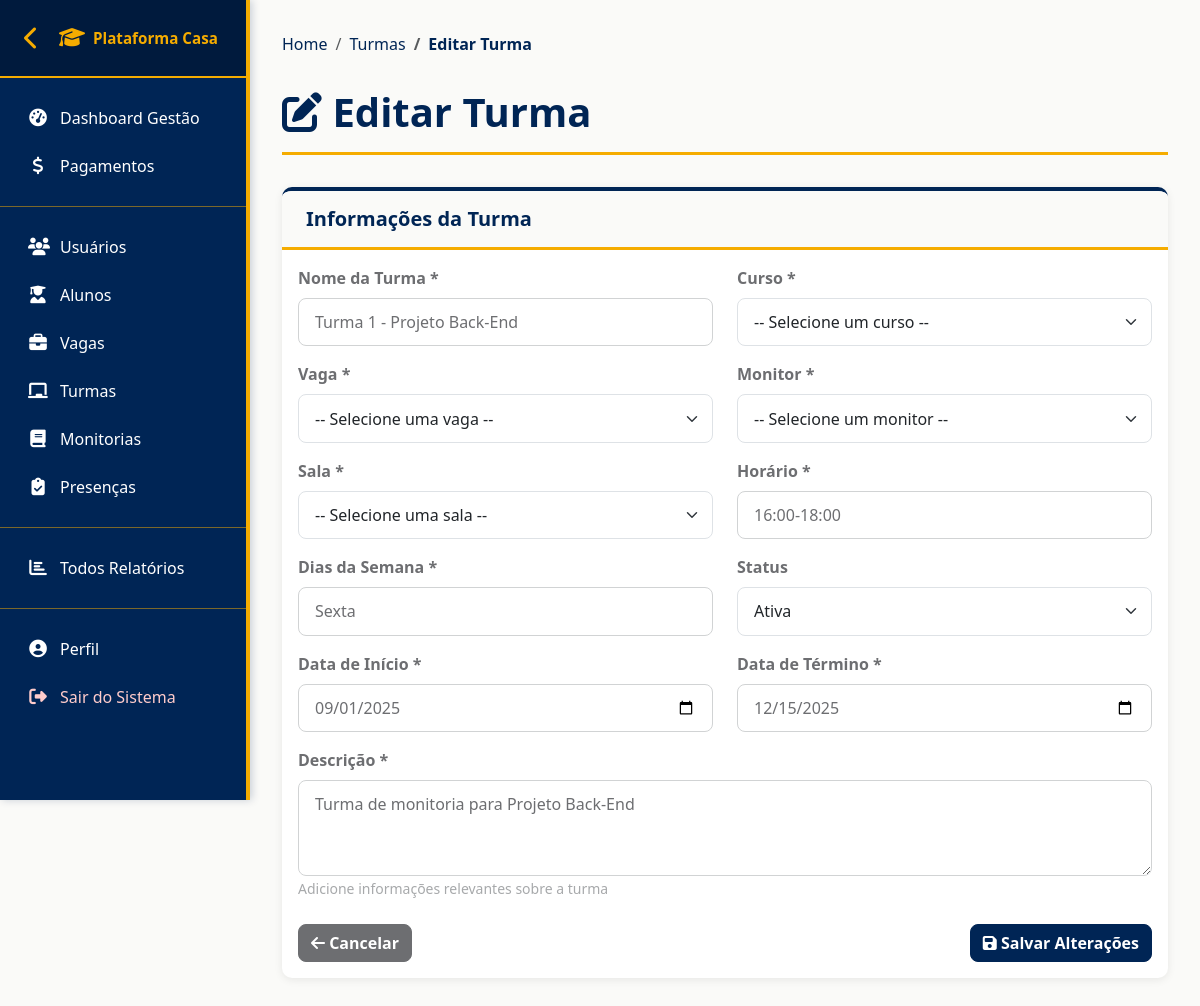
The page /turmas/2/editar/ (signed in) on the database its author committed.
### plataforma_Casa/models.py (models this page shows, shortened)
class Turma(models.Model):
    nome = models.CharField(max_length=100)
    vaga = models.ForeignKey(Vaga, on_delete=models.CASCADE)
    sala = models.ForeignKey(Sala, on_delete=models.CASCADE)
    descricao = models.TextField()
    data_inicio = models.DateField()
    data_fim = models.DateField()
    dias_da_semana = models.CharField(max_length=100)  # Ex: "Segunda, Quarta, Sexta"
    horario = models.CharField(max_length=50)  # Ex: "18:00 - 21:00"
    monitor = models.ForeignKey(Aluno, on_delete=models.CASCADE, related_name='monitorias')
    curso = models.ForeignKey(Curso, on_delete=models.CASCADE)
    ativo = models.BooleanField(default=True)
    criado_em = models.DateTimeField(auto_now_add=True)

### plataforma_Casa/views.py (the view, shortened to what this page needs)
# urls.py: path('turmas/<int:turma_id>/editar/', views.editar_turma, name='editar_turma'),
@requer_admin_ou_coordenador
def editar_turma(request, turma_id):
    turma = get_object_or_404(Turma, id=turma_id)
    context = {'turma': turma}
    return render(request, 'turmas/editar.html', context)

### plataforma_Casa/context_processors.py (called while the page is built, shortened)
def user_groups(request):
    if request.user.is_authenticated:
        return {
            'is_aluno': request.user.groups.filter(name='Aluno').exists(),
            'is_monitor': request.user.groups.filter(name='Monitor').exists(),
            'is_professor': request.user.groups.filter(name='Professor').exists(),
            'is_admin': request.user.is_staff or request.user.is_superuser,
        }

### plataforma_Casa/views.py (called while the page is built, shortened)
def requer_admin_ou_coordenador(view_func):
    @wraps(view_func)
    @login_required(login_url='login')
    def wrapper(request, *args, **kwargs):
        is_admin = request.user.is_staff or request.user.is_superuser
        is_coordenador = request.user.groups.filter(name='Coordenador').exists()
        return view_func(request, *args, **kwargs)
    return wrapper

### plataforma_Casa/templates/turmas/editar.html (shortened to what this page needs)
{% extends 'base.html' %}
{% block content %}
<nav aria-label="breadcrumb">
    <ol class="breadcrumb">
        <li class="breadcrumb-item"><a href="{% url 'dashboard' %}">Home</a></li>
        <li class="breadcrumb-item"><a href="{% url 'listar_turmas' %}">Turmas</a></li>
        <li class="breadcrumb-item active">Editar Turma</li>
    </ol>
</nav>
<div class="page-title">
    <h1><i class="fas fa-edit"></i> Editar Turma</h1>
</div>
<div class="card">
    <div class="card-header">
        <h5 class="mb-0">Informações da Turma</h5>
    </div>
    <div class="card-body">
        <form method="post">
            <div class="row">
                <div class="col-md-6 mb-3">
                    <label for="nome" class="form-label">Nome da Turma *</label>
                    <input type="text" class="form-control" id="nome" name="nome"
                           value="{{ turma.nome }}" required>
                </div>
                <div class="col-md-6 mb-3">
                    <label for="curso" class="form-label">Curso *</label>
                    <select class="form-select" id="curso" name="curso" required>
                        <option value="">-- Selecione um curso --</option>
                    </select>
                </div>
            </div>
            <div class="row">
                <div class="col-md-6 mb-3">
                    <label for="vaga" class="form-label">Vaga *</label>
                    <select class="form-select" id="vaga" name="vaga" required>
                        <option value="">-- Selecione uma vaga --</option>
                    </select>
                </div>
                <div class="col-md-6 mb-3">
                    <label for="monitor" class="form-label">Monitor *</label>
                    <select class="form-select" id="monitor" name="monitor" required>
                        <option value="">-- Selecione um monitor --</option>
                    </select>
                </div>
            </div>
            <div class="row">
                <div class="col-md-6 mb-3">
                    <label for="sala" class="form-label">Sala *</label>
                    <select class="form-select" id="sala" name="sala" required>
                        <option value="">-- Selecione uma sala --</option>
                    </select>
                </div>
                <div class="col-md-6 mb-3">
                    <label for="horario" class="form-label">Horário *</label>
                    <input type="text" class="form-control" id="horario" name="horario"
                           value="{{ turma.horario }}" placeholder="Ex: 18:00 - 21:00" required>
                </div>
            </div>
            <div class="row">
                <div class="col-md-6 mb-3">
                    <label for="dias_da_semana" class="form-label">Dias da Semana *</label>
                    <input type="text" class="form-control" id="dias_da_semana" name="dias_da_semana"
                           value="{{ turma.dias_da_semana }}" placeholder="Ex: Segunda, Quarta, Sexta" required>
                </div>
                <div class="col-md-6 mb-3">
                    <label for="ativo" class="form-label">Status</label>
                    <select class="form-select" id="ativo" name="ativo">
                        <option value="True" {% if turma.ativo %}selected{% endif %}>Ativa</option>
                    </select>
                </div>
            </div>
            <div class="row">
                <div class="col-md-6 mb-3">
                    <label for="data_inicio" class="form-label">Data de Início *</label>
                    <input type="date" class="form-control" id="data_inicio" name="data_inicio"
                           value="{{ turma.data_inicio|date:'Y-m-d' }}" required>
                </div>
                <div class="col-md-6 mb-3">
                    <label for="data_fim" class="form-label">Data de Término *</label>
                    <input type="date" class="form-control" id="data_fim" name="data_fim"
                           value="{{ turma.data_fim|date:'Y-m-d' }}" required>
                </div>
            </div>
            <div class="mb-3">
                <label for="descricao" class="form-label">Descrição *</label>
                <textarea class="form-control" id="descricao" name="descricao"
                          rows="3" required>{{ turma.descricao }}</textarea>
                <small class="form-text text-muted">
                    Adicione informações relevantes sobre a turma
                </small>
            </div>
            <div class="d-flex justify-content-between mt-4">
                <a href="{% url 'listar_turmas' %}" class="btn btn-secondary">
                    <i class="fas fa-arrow-left"></i> Cancelar
                </a>
                <button type="submit" class="btn btn-primary">
                    <i class="fas fa-save"></i> Salvar Alterações
                </button>
            </div>
        </form>
    </div>
</div>
{% endblock %}

### plataforma_Casa/static/css/cores-institucionais.css (style rules this page uses)
:root { --cor-amarelo-institucional: #F5AC00; --cor-azul-escuro-principal: #002555; --cor-azul-auxiliar: #1245FF; --cor-cinza-escuro: #6d6e71; --cor-cinza-medio: #a7a9ab; --cor-cinza-claro: #d1d3d4; --cor-branco: #ffffff; --cor-preto: #000000; --cor-sucesso: #27ae60; --cor-erro: #e74c3c; --cor-aviso: #f39c12; --cor-info: #3498db; --sombra-leve: rgba(0, 37, 85, 0.1); --sombra-media: rgba(0, 37, 85, 0.2); --sombra-forte: rgba(0, 37, 85, 0.3); }
html, body { background-color: var(--cor-branco); color: var(--cor-cinza-escuro); font-family: 'Segoe UI', Tahoma, Geneva, Verdana, sans-serif; }
.card { border: 1px solid var(--cor-cinza-claro); border-top: 4px solid var(--cor-azul-escuro-principal); box-shadow: 0 2px 8px var(--sombra-leve); transition: all 0.3s ease; }
.card-header { background-color: #fafaf8; color: var(--cor-azul-escuro-principal); border-bottom: 3px solid var(--cor-amarelo-institucional); font-weight: 700; padding: 1rem 1.5rem; }
.card-header h5 { color: var(--cor-azul-escuro-principal); font-weight: 700; margin: 0; }
.btn-primary { background-color: var(--cor-azul-escuro-principal); border-color: var(--cor-azul-escuro-principal); color: var(--cor-branco); font-weight: 600; transition: all 0.3s ease; }
.btn-secondary { background-color: var(--cor-cinza-medio); border-color: var(--cor-cinza-medio); color: var(--cor-branco); font-weight: 600; }
.form-label { color: var(--cor-cinza-escuro); font-weight: 600; }
.form-control { border: 1px solid var(--cor-cinza-claro); color: var(--cor-cinza-escuro); transition: all 0.3s ease; }
.form-control::placeholder { color: var(--cor-cinza-medio); }
h1, h2, h3, h4, h5, h6 { color: var(--cor-azul-escuro-principal); font-weight: 700; }
h1 { border-bottom: 3px solid var(--cor-amarelo-institucional); padding-bottom: 0.5rem; }
a { color: var(--cor-azul-escuro-principal); text-decoration: none; transition: all 0.3s ease; }
.text-muted { color: var(--cor-cinza-medio) !important; }

### plataforma_Casa/static/css/cores-padrao.css (style rules this page uses)
:root { --cor-amarelo-institucional: #F5AC00; --cor-azul-escuro-principal: #002555; --cor-azul-auxiliar: #1245FF; --cor-cinza-escuro: #6d6e71; --cor-cinza-medio: #a7a9ab; --cor-cinza-claro: #d1d3d4; --cor-branco: #ffffff; --cor-preto: #000000; --cor-sucesso: #27ae60; --cor-erro: #e74c3c; --cor-aviso: #f39c12; --cor-info: #3498db; }
.bg-primary, .btn-primary, .badge.bg-primary, .alert-primary, .border-primary { background-color: var(--cor-azul-escuro-principal) !important; border-color: var(--cor-azul-escuro-principal) !important; color: var(--cor-branco) !important; }
.btn { border-radius: 8px; font-weight: 600; transition: all 0.3s ease; }
.card { border-radius: 10px; box-shadow: 0 2px 8px rgba(0, 0, 0, 0.08); border: none; border-top: 4px solid var(--cor-azul-escuro-principal); }
.display-4, h1, h2 { color: var(--cor-azul-escuro-principal); }
a { color: var(--cor-azul-escuro-principal); transition: all 0.3s ease; }
.btn-secondary { background-color: var(--cor-cinza-escuro) !important; border-color: var(--cor-cinza-escuro) !important; }
.breadcrumb-item.active { color: var(--cor-azul-escuro-principal) !important; }

### plataforma_Casa/templates/base.html (style rules this page uses)
* { margin: 0; padding: 0; box-sizing: border-box; }
body { background-color: #fafaf8; padding-top: 0; overflow-x: hidden; max-width: 100vw; }
html { overflow-x: hidden; max-width: 100vw; }
html, body { height: 100%; overflow-x: hidden; max-width: 100%; }
.page-title { color: #002555; font-weight: 700; margin-bottom: 2rem; border-bottom: 3px solid #F5AC00; padding-bottom: 1rem; }
.page-title h1 { border-bottom: none; padding-bottom: 0; margin-bottom: 0; }
.breadcrumb { background-color: transparent; padding: 0; margin-bottom: 2rem; }
.breadcrumb-item.active { color: #667eea; font-weight: 600; }
.form-control, .form-select { border-radius: 8px; padding: 0.7rem 1rem; }
.card, .table-responsive, img, iframe, video { max-width: 100%; overflow-x: auto; }
.main-content > * { max-width: 100%; }
.form-control, .form-select, input, textarea, select { max-width: 100%; box-sizing: border-box; }

### rows shown on the page
Turma: nome "Turma 1 - Projeto Back-End", horario "16:00-18:00", dias_da_semana "Sexta", ativo "Ativa", data_inicio "09/01/2025", data_fim "12/15/2025", descricao "Turma de monitoria para Projeto Back-End"
